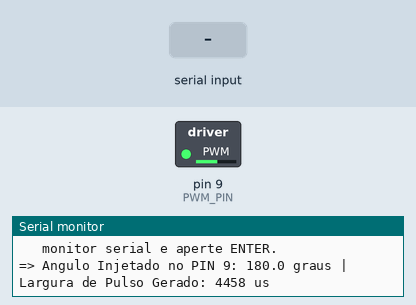
Recording of a sketch running on a simulated Arduino Uno, built with avr-gcc and run on an emulated ATmega328P. On the bench: switched loads named in the sketch (green lamp = pin HIGH), the last lines printed to the serial monitor. The inputs (shaded band) are chosen by the test bench.

Above: at 0.72 s.
1.4 s: "30,150\n" received over Serial
At 2.0 s:
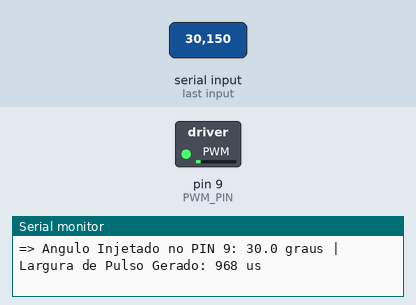
2.9 s: "90,45\n" received over Serial
Timing chart, 0 to 11.9 s (numbered marks = the images above; inputs shaded):
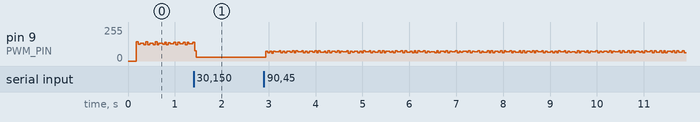

The sketch:

simulador_arduino_uno.ino
```cpp
/*
 * ============================================================================
 *  EB-15 Robotic Arm — Simulador AS5600 PWM Mode (Para Arduino Uno)
 * ============================================================================
 *  FUNCIONALIDADES:
 *  - Gera um PWM via software de exatos 115Hz simulando um AS5600 fisico.
 *  - Saida do sinal fake: Pino Digital 9 do Arduino Uno.
 *  - Controle: Digite no Serial Monitor (115200) um ngulo de 0 a 360 e dê Enter.
 *
 *  COMO TESTAR:
 *  1. Ligue o GND do Arduino no GND do ESP32.
 *  2. Ligue o Pino 9 do Arduino no Pino 18 (Input) do ESP32.
 *  3. Digite "90", "180" ou "320" no monitor serial do Arduino e veja se a
 *     página web do ESP32 responde precisamente do outro lado.
 * ============================================================================
 */

#include <Arduino.h>

#define PWM_PIN 9
#define PERIOD_US 8695 // 1 div 115Hz = 8.695ms = 8695us

// O Datasheet do AS5600 dita que o duty cycle útil varia de 3.1% (0 graus) a 99.4% (360 graus).
// Em 8695us, isso significa:
#define MIN_HIGH_US 270  // Corresponde a 0 graus
#define MAX_HIGH_US 8646 // Corresponde a 360 graus

float current_angle = 180.0;
unsigned long high_time_us;

unsigned long period_start = 0;

void setup() {
  Serial.begin(115200);
  pinMode(PWM_PIN, OUTPUT);
  delay(100);

  Serial.println("\n\n================================================");
  Serial.println("  Simulador Físico do Encoder AS5600");
  Serial.println("================================================");
  Serial.println("-> Sinal sendo gerado no PINO 9.");
  Serial.println("-> Digite qualquer angulo (0 a 360) no topo do");
  Serial.println("   monitor serial e aperte ENTER.");

  updatePWM(current_angle);
}

void loop() {
  // Lida com Input do Usuário
  if (Serial.available() > 0) {
    String input = Serial.readStringUntil('\n');
    input.trim();
    if(input.length() > 0) {
       float in_angle = input.toFloat();
       if (in_angle >= 0.0 && in_angle <= 360.0) {
         current_angle = in_angle;
         updatePWM(current_angle);
       } else {
         Serial.println("[Aviso] Digite apenas valores de 0 a 360.");
       }
    }
  }

  // Gerador de Software PWM exato (Não adicione delays neste loop)
  unsigned long now = micros();
  unsigned long elapsed = now - period_start;

  if (elapsed >= PERIOD_US) {
    period_start = now;
    digitalWrite(PWM_PIN, HIGH);
  } else if (elapsed >= high_time_us) {
    digitalWrite(PWM_PIN, LOW);
  }
}

void updatePWM(float angle) {
  // Matematica linear mapeando Angulo Físico para Tempo High
  float mapped_us = MIN_HIGH_US + (angle / 360.0) * (MAX_HIGH_US - MIN_HIGH_US);
  high_time_us = (unsigned long)mapped_us;

  Serial.print("=> Angulo Injetado no PIN 9: ");
  Serial.print(angle, 1);
  Serial.print(" graus | Largura de Pulso Gerado: ");
  Serial.print(high_time_us);
  Serial.println(" us");
}
```
